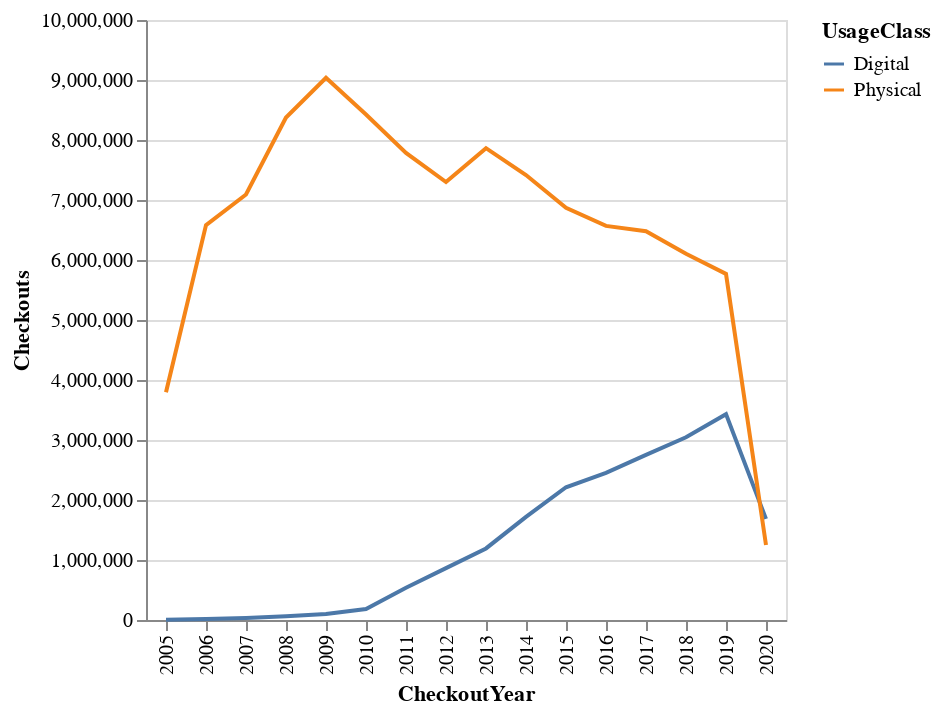

Write notebook code for a chart like this one.
### Code cell
alt.Chart(usageclass_df).mark_line().encode(
    x='CheckoutYear:O',
    y='Checkouts',
    color='UsageClass'
)

### Figure 1 — Vega-Lite specification as saved in the notebook (floating-point values rounded to 4 significant figures)
{"config": {"view": {"continuousWidth": 400, "continuousHeight": 300}}, "data": {"name": "data-07035c03be513468cff2c1d47ca9455d"}, "mark": "line", "encoding": {"color": {"type": "nominal", "field": "UsageClass"}, "x": {"type": "ordinal", "field": "CheckoutYear"}, "y": {"type": "quantitative", "field": "Checkouts"}}, "$schema": "https://vega.github.io/schema/vega-lite/v4.8.1.json", "datasets": {"data-07035c03be513468cff2c1d47ca9455d": [{"UsageClass": "Digital", "CheckoutYear": 2019, "Checkouts": 3430759}, {"UsageClass": "Digital", "CheckoutYear": 2020, "Checkouts": 1685809}, {"UsageClass": "Physical", "CheckoutYear": 2019, "Checkouts": 5768324}, {"UsageClass": "Physical", "CheckoutYear": 2020, "Checkouts": 1250673}, {"UsageClass": "Digital", "CheckoutYear": 2016, "Checkouts": 2452733}, {"UsageClass": "Digital", "CheckoutYear": 2017, "Checkouts": 2752214}, {"UsageClass": "Digital", "CheckoutYear": 2018, "Checkouts": 3046521}, {"UsageClass": "Physical", "CheckoutYear": 2016, "Checkouts": 6568318}, {"UsageClass": "Physical", "CheckoutYear": 2017, "Checkouts": 6479434}, {"UsageClass": "Physical", "CheckoutYear": 2018, "Checkouts": 6102655}, {"UsageClass": "Physical", "CheckoutYear": 2005, "Checkouts": 3794726}, {"UsageClass": "Digital", "CheckoutYear": 2005, "Checkouts": 3959}, {"UsageClass": "Digital", "CheckoutYear": 2006, "Checkouts": 16839}, {"UsageClass": "Physical", "CheckoutYear": 2006, "Checkouts": 6582479}, {"UsageClass": "Digital", "CheckoutYear": 2007, "Checkouts": 34620}, {"UsageClass": "Physical", "CheckoutYear": 2007, "Checkouts": 7092007}, {"UsageClass": "Digital", "CheckoutYear": 2008, "Checkouts": 63945}, {"UsageClass": "Physical", "CheckoutYear": 2008, "Checkouts": 8374541}, {"UsageClass": "Digital", "CheckoutYear": 2009, "Checkouts": 99329}, {"UsageClass": "Physical", "CheckoutYear": 2009, "Checkouts": 9035838}, {"UsageClass": "Digital", "CheckoutYear": 2010, "Checkouts": 183920}, {"UsageClass": "Physical", "CheckoutYear": 2010, "Checkouts": 8425046}, {"UsageClass": "Physical", "CheckoutYear": 2011, "Checkouts": 7784795}, {"UsageClass": "Digital", "CheckoutYear": 2011, "Checkouts": 536937}, {"UsageClass": "Digital", "CheckoutYear": 2012, "Checkouts": 863922}, {"UsageClass": "Physical", "CheckoutYear": 2012, "Checkouts": 7299124}, {"UsageClass": "Digital", "CheckoutYear": 2013, "Checkouts": 1192836}, {"UsageClass": "Physical", "CheckoutYear": 2013, "Checkouts": 7864260}, {"UsageClass": "Digital", "CheckoutYear": 2014, "Checkouts": 1719202}, {"UsageClass": "Physical", "CheckoutYear": 2014, "Checkouts": 7416879}, {"UsageClass": "Digital", "CheckoutYear": 2015, "Checkouts": 2212553}, {"UsageClass": "Physical", "CheckoutYear": 2015, "Checkouts": 6871626}]}}
